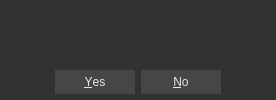
<?xml version="1.0" encoding="UTF-8"?>
<ui version="4.0">
 <class>MessageBox</class>
 <widget class="QDialog" name="MessageBox">
  <property name="geometry">
   <rect>
    <x>0</x>
    <y>0</y>
    <width>276</width>
    <height>100</height>
   </rect>
  </property>
  <property name="font">
   <font>
    <pointsize>10</pointsize>
   </font>
  </property>
  <property name="windowIcon">
   <iconset resource="../../res/Icons.qrc">
    <normaloff>:/DSV2.ico</normaloff>:/DSV2.ico</iconset>
  </property>
  <property name="styleSheet">
   <string notr="true">QDialog{background-color: rgb(50, 50, 51);
color: rgb(230, 230, 230);}
QLabel{color:rgb(230, 230, 230);}
</string>
  </property>
  <property name="locale">
   <locale language="English" country="UnitedStates"/>
  </property>
  <layout class="QVBoxLayout" name="verticalLayout">
   <property name="spacing">
    <number>6</number>
   </property>
   <property name="leftMargin">
    <number>12</number>
   </property>
   <property name="topMargin">
    <number>12</number>
   </property>
   <property name="rightMargin">
    <number>12</number>
   </property>
   <property name="bottomMargin">
    <number>6</number>
   </property>
   <item>
    <layout class="QHBoxLayout" name="horizontalLayout">
     <item>
      <widget class="QLabel" name="lb_icon">
       <property name="maximumSize">
        <size>
         <width>64</width>
         <height>64</height>
        </size>
       </property>
       <property name="text">
        <string/>
       </property>
      </widget>
     </item>
     <item>
      <widget class="QLabel" name="lb_text">
       <property name="font">
        <font>
         <pointsize>10</pointsize>
        </font>
       </property>
       <property name="text">
        <string/>
       </property>
      </widget>
     </item>
    </layout>
   </item>
   <item>
    <widget class="QDialogButtonBox" name="buttonBox">
     <property name="styleSheet">
      <string notr="true">QPushButton
{
	color:rgb(230, 230, 230);
	background-color:rgb(70, 70, 71);
	border:none;
	min-width:80;
	min-height:24;
}
QPushButton:hover
{
	background-color:rgb(0, 85, 127);
}
QPushButton:pressed
{
	background-color:rgb(0, 85, 127);
}
</string>
     </property>
     <property name="locale">
      <locale language="English" country="UnitedStates"/>
     </property>
     <property name="orientation">
      <enum>Qt::Orientation::Horizontal</enum>
     </property>
     <property name="standardButtons">
      <set>QDialogButtonBox::StandardButton::No|QDialogButtonBox::StandardButton::Yes</set>
     </property>
     <property name="centerButtons">
      <bool>true</bool>
     </property>
    </widget>
   </item>
  </layout>
 </widget>
 <resources>
  <include location="../../res/Icons.qrc"/>
 </resources>
 <connections>
  <connection>
   <sender>buttonBox</sender>
   <signal>clicked(QAbstractButton*)</signal>
   <receiver>MessageBox</receiver>
   <slot>button_clicked(QAbstractButton*)</slot>
   <hints>
    <hint type="sourcelabel">
     <x>199</x>
     <y>99</y>
    </hint>
    <hint type="destinationlabel">
     <x>199</x>
     <y>62</y>
    </hint>
   </hints>
  </connection>
 </connections>
 <slots>
  <slot>button_clicked(QAbstractButton*)</slot>
 </slots>
</ui>
